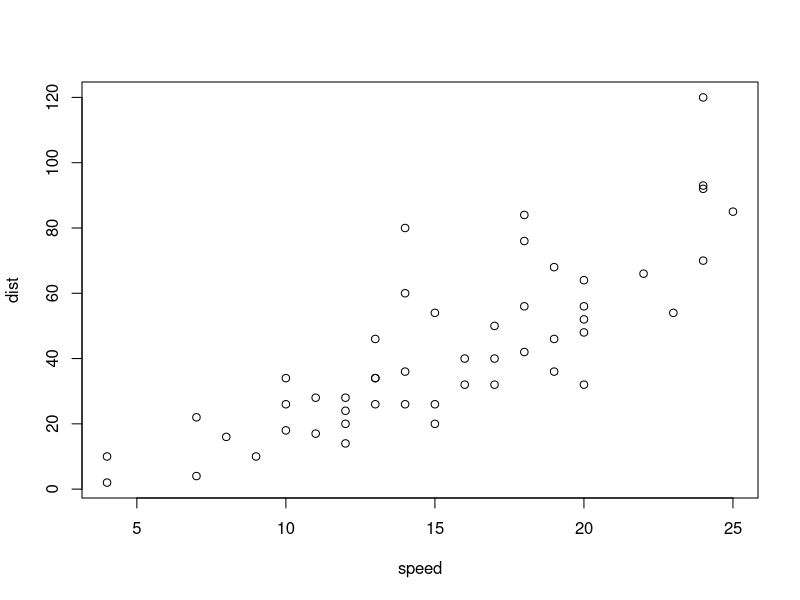
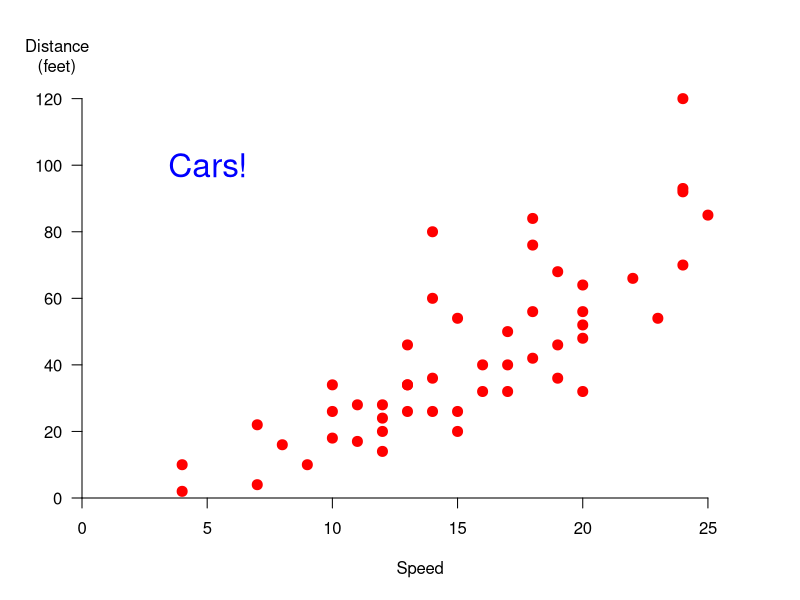
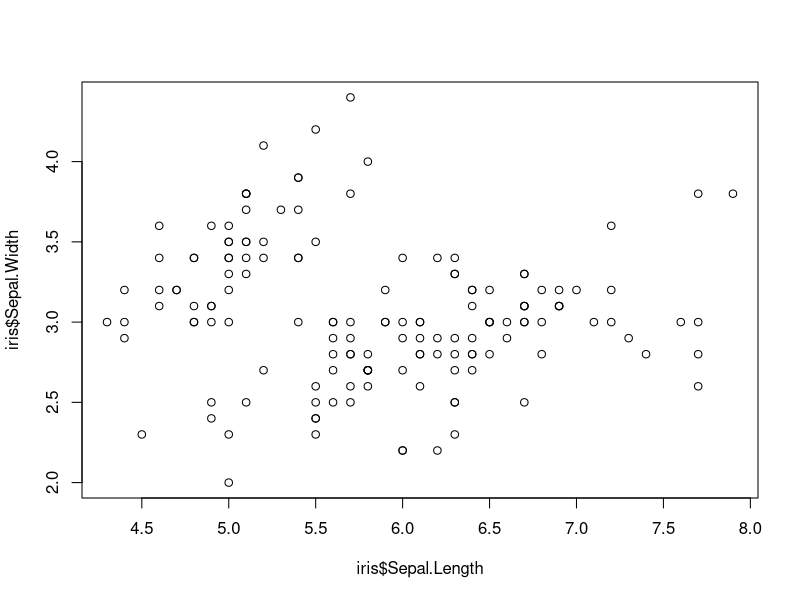
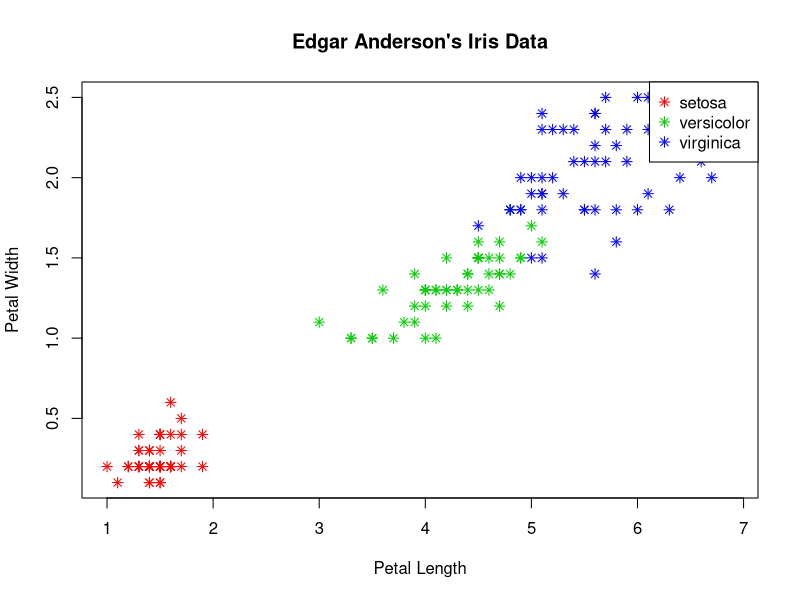
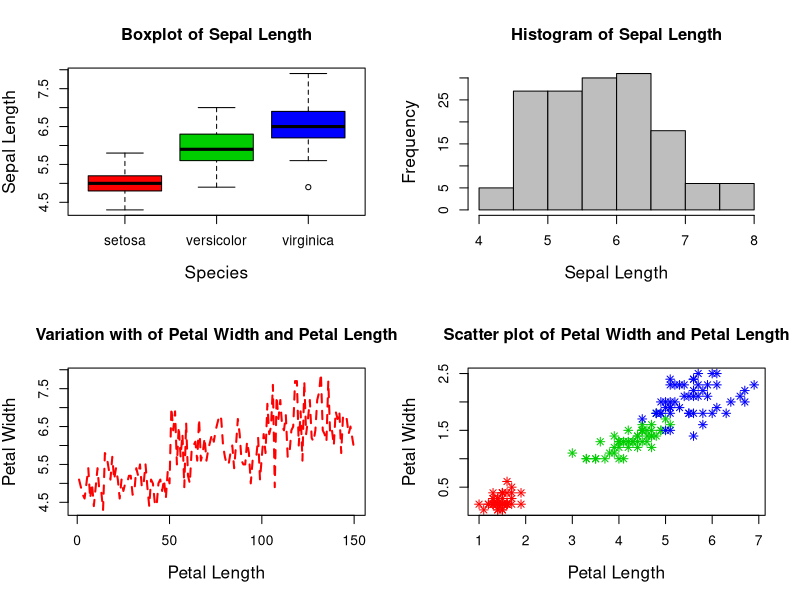

R code for these plots, in order: (Note: this script raises an error after producing the figures.)
data(cars)
head(cars)
plot(cars)
plot(cars, xlab='Speed', ylab='', pch=20, cex=2, col='red', xlim = c(0,27), ylim=c(0,125), axes=FALSE, xaxs="i", yaxs="i")
axis(1)
axis(2, las=1)
text(5, 100, 'Cars!', cex=2, col='blue')
par(xpd=NA)
text(-1, 133, 'Distance\n(feet)')


data(iris)
str(iris)
summary(iris)
plot(iris$Sepal.Length,iris$Sepal.Width, type = 'p')
mycolor <- c("red","green3","blue")[as.factor(iris$Species)]
plot(iris$Petal.Length, iris$Petal.Width, pch = 8, col = mycolor,
     main = "Edgar Anderson's Iris Data", xlab = "Petal Length", ylab = "Petal Width")
legend('topright', legend = unique(iris$Species), col = c("red","green3","blue"), pch = 8)

par(mfrow=c(2,2))
boxplot(iris$Sepal.Length~iris$Species, main = "Boxplot of Sepal Length",
        xlab = "Species", ylab = "Sepal Length", col = c("red","green3","blue"),
        cex.lab = 1.25)
hist(iris$Sepal.Length, main = "Histogram of Sepal Length",
     xlab = "Sepal Length", ylab = "Frequency", col = c("grey"), cex.lab = 1.25)
plot(iris$Sepal.Length, type = 'l', lty = 2, lwd = 2, col = 'red',
     main = "Variation with of Petal Width and Petal Length",
     xlab = "Petal Length", ylab = "Petal Width", cex.lab = 1.25)
plot(iris$Petal.Length, iris$Petal.Width, pch = 8, col = mycolor,
     main = "Scatter plot of Petal Width and Petal Length",
     xlab = "Petal Length", ylab = "Petal Width", cex.lab = 1.25)























head(cars)
m<- lm(dist~speed, data=cars)
m
run




name <- LETTERS[1:10]
longitude <- c(-116.7, -120.4, -116.7, -113.5, -115.5,
               -120.8, -119.5, -113.7, -113.7, -110.7)
latitude <- c(45.3, 42.6, 38.9, 42.1, 35.7, 38.9,
              36.2, 39, 41.6, 36.9)
stations <- cbind(longitude, latitude)
# Simulated rainfall data
set.seed(0)
precip <- round((runif(length(latitude))*10)^3)
psize <- 1 + precip/500
plot(stations, cex=psize, pch=20, col='red', main='Precipitation')
# add names to plot
text(stations, name, pos=4)
# add a legend
breaks <- c(100, 250, 500, 1000)
legend.psize <- 1+breaks/500
legend("topright", legend=breaks, pch=20, pt.cex=legend.psize, col='red', bg='gray')
